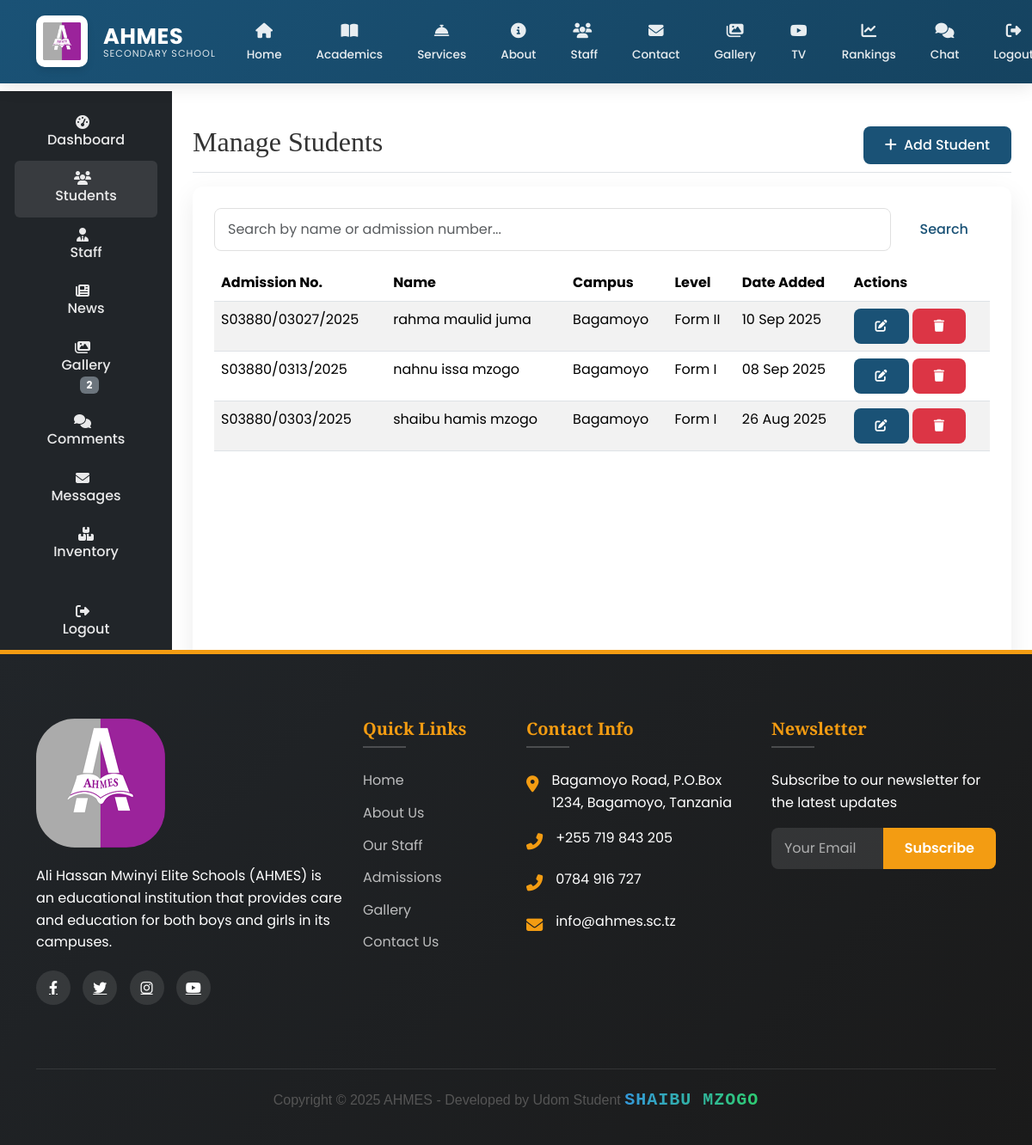
The app's page /ad/students/ (signed in), older data.
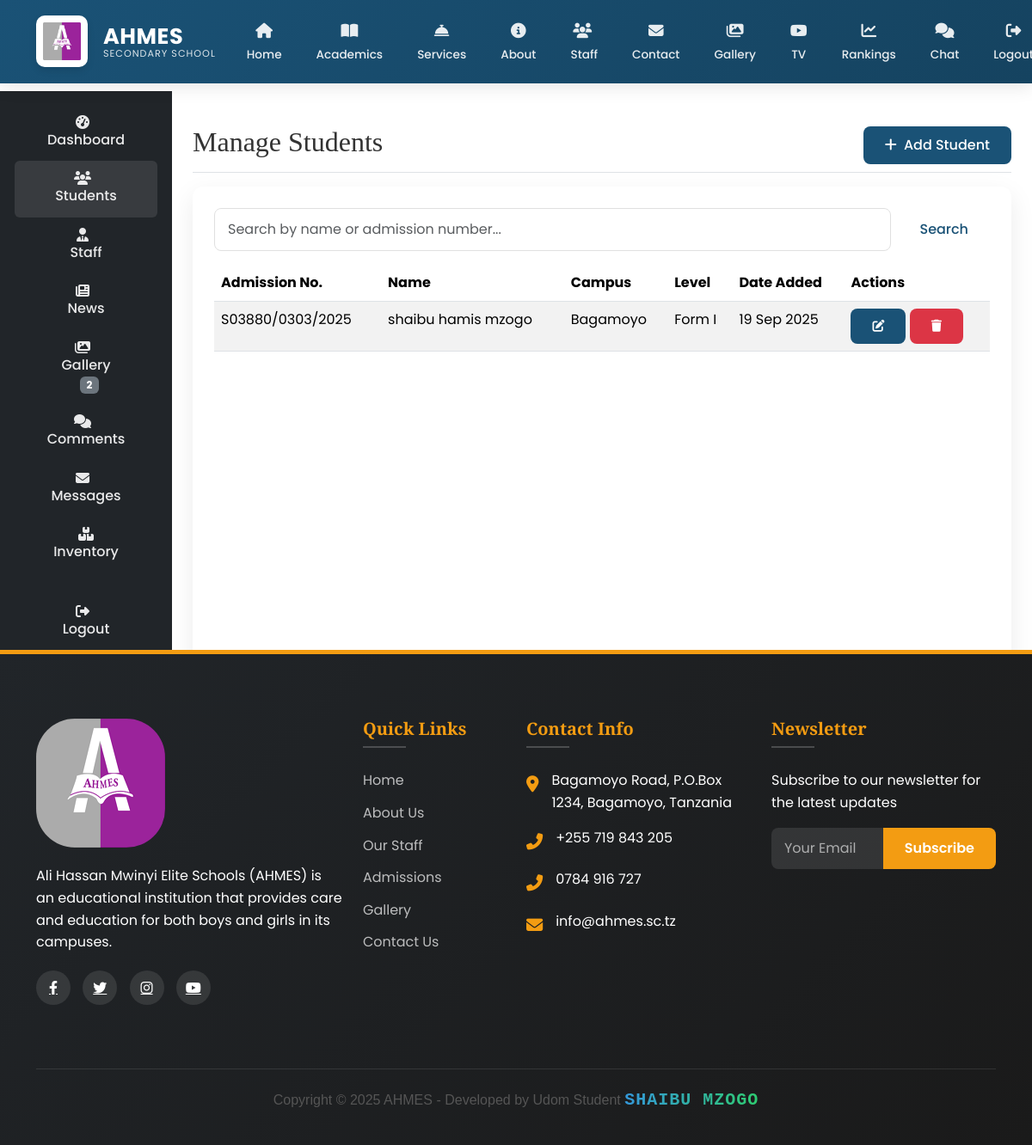
The same page, newer data.
### main/models.py (models this page shows, shortened)
class Student(models.Model):
    GENDER_CHOICES = [
        ('M', 'Male'),
        ('F', 'Female'),
    ]
    user = models.OneToOneField(
        User,
        on_delete=models.CASCADE,
        related_name='student_profile',
        null=True,
        blank=True
    )
    first_name = models.CharField(max_length=100)
    middle_name = models.CharField(max_length=100, blank=True)
    last_name = models.CharField(max_length=100)
    gender = models.CharField(max_length=1, choices=GENDER_CHOICES)
    date_of_birth = models.DateField()
    admission_number = models.CharField(max_length=20, unique=True)
    campus = models.ForeignKey(
        Campus,
        on_delete=models.CASCADE,
        related_name='students'
    )
    level = models.ForeignKey(
        Level,
        on_delete=models.CASCADE,
        related_name='students'
    )
    admission_date = models.DateField()
    parent = models.ForeignKey(
        Parent,
        on_delete=models.CASCADE,
        related_name='students',
        null=True,
        blank=True
    )
    profile_picture = CloudinaryField(
        'students/profile_pictures',
        folder="school/students/profile_pictures",
        transformation={'quality': 'auto:good', 'width': 300, 'height': 300, 'crop': 'fill'},
        blank=True,
        null=True
    )
    created_at = models.DateTimeField(auto_now_add=True)
    updated_at = models.DateTimeField(auto_now=True)
    class Meta:
        ordering = ['-created_at']
        verbose_name = 'Student'
        verbose_name_plural = 'Students'

class Campus(models.Model):
    name = models.CharField(max_length=100)
    location = models.CharField(max_length=200)
    description = models.TextField()
    image = CloudinaryField('campuses', folder="school/campuses",
                          transformation={'quality': 'auto:good'})

class Level(models.Model):
    name = models.CharField(max_length=100)
    description = models.TextField()

### main/views.py (the view, shortened to what this page needs)
# urls.py: path('ad/students/', views.manage_students, name='manage_students'),
@login_required
@user_passes_test(is_admin)
def manage_students(request):
    query = request.GET.get('q')
    students = Student.objects.all()
    students = students.order_by('-created_at')
    return render(request, 'main/manage_students.html', {'students': students, 'query': query})

### main/context_processors.py (called while the page is built)
def admin_counts(request):
    if request.user.is_authenticated and request.user.is_admin:
        return {
            'pending_comments': Comment.objects.filter(is_approved=False).count(),
            'gallery_count': Gallery.objects.count(),
        }
    return {}

def unread_messages_count(request):
    if request.user.is_authenticated:
        count = Message.objects.filter(
            conversation__participants=request.user,
            is_read=False
        ).exclude(
            sender=request.user
        ).count()
        print(f"DEBUG: Unread messages count for {request.user}: {count}")  # Debug output
        return {'unread_messages_count': count}
    return {}

### main/models.py (called while the page is built)
    def __str__(self):
        return self.username

### main/views.py (called while the page is built)
def is_admin(user):
    return user.is_authenticated and user.is_admin

### main/templates/main/manage_students.html (shortened to what this page needs)
{% extends 'main/base.html' %}
{% load static %}
{% block content %}
<div class="container-fluid">
  <div class="row">
    {% include 'main/sidebar.html' %}
    <main class="col-md-9 ms-sm-auto col-lg-10 px-md-4 py-4">
      <div class="d-flex justify-content-between flex-wrap flex-md-nowrap align-items-center pt-3 pb-2 mb-3 border-bottom">
        <h1 class="h2">Manage Students</h1>
        <div class="btn-toolbar mb-2 mb-md-0">
          <a href="{% url 'add_student' %}" class="btn btn-primary">
            <i class="fas fa-plus me-1"></i> Add Student
          </a>
        </div>
      </div>
      <div class="card">
        <div class="card-body">
          <form method="get" class="mb-3 d-flex" role="search">
            <input type="text" name="q" value="{{ query|default:'' }}" class="form-control me-2" placeholder="Search by name or admission number...">
            <button type="submit" class="btn btn-outline-primary">Search</button>
          </form>
          <div class="table-responsive">
            <table class="table table-striped table-hover">
              <thead>
                <tr>
                  <th>Admission No.</th>
                  <th>Name</th>
                  <th>Campus</th>
                  <th>Level</th>
                  <th>Date Added</th>
                  <th>Actions</th>
                </tr>
              </thead>
              <tbody>
                {% for student in students %}
                <tr>
                  <td>{{ student.admission_number }}</td>
                  <td>{{ student.first_name }} {{ student.middle_name }} {{ student.last_name }}</td>
                  <td>{{ student.campus.name }}</td>
                  <td>{{ student.level.name }}</td>
                  <td>{{ student.created_at|date:"d M Y" }}</td>
                  <td>
                    <a href="{% url 'edit_student' student.pk %}" class="btn btn-sm btn-primary">
                      <i class="fas fa-edit"></i>
                    </a>
                    <a href="{% url 'delete_student' student.pk %}" class="btn btn-sm btn-danger">
                      <i class="fas fa-trash"></i>
                    </a>
                  </td>
                </tr>
                {% empty %}
                <tr>
                  <td colspan="6" class="text-center">No students found</td>
                </tr>
                {% endfor %}
              </tbody>
            </table>
          </div>
        </div>
      </div>
    </main>
  </div>
</div>
{% endblock %}

Row changes from the older to the newer data that the page shows:
removed Student: admission_number "S03880/03027/2025", first_name "rahma", middle_name "maulid", last_name "juma", campus.name "Bagamoyo", level.name "Form II", created_at "10 Sep 2025"
removed Student: admission_number "S03880/0313/2025", first_name "nahnu", middle_name "issa", last_name "mzogo", campus.name "Bagamoyo", level.name "Form I", created_at "08 Sep 2025"
removed Student: admission_number "S03880/0303/2025", first_name "shaibu", middle_name "hamis", last_name "mzogo", campus.name "Bagamoyo", level.name "Form I", created_at "26 Aug 2025"
added Student: admission_number "S03880/0303/2025", first_name "shaibu", middle_name "hamis", last_name "mzogo", campus.name "Bagamoyo", level.name "Form I", created_at "19 Sep 2025"
